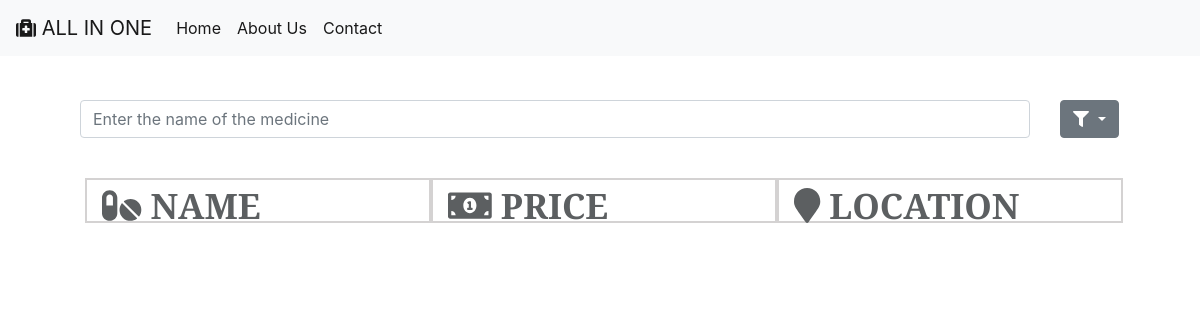
The app's page /order_medicine/, older data.
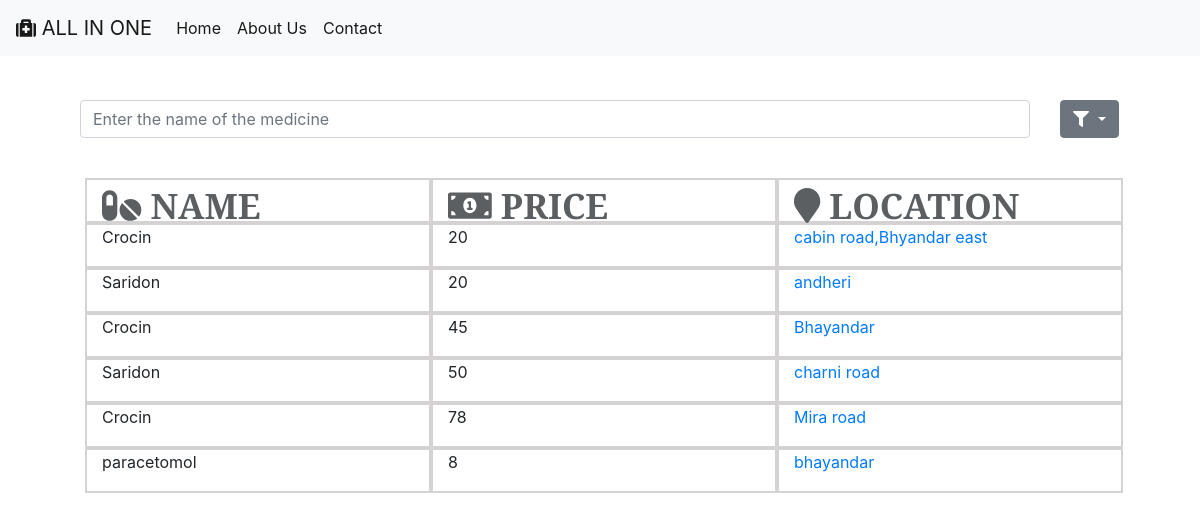
The same page, newer data.
### Hospital/models.py (models this page shows)
class Medicine(models.Model):
    name = models.CharField(max_length=250)
    price = models.CharField(max_length=250)
    location = models.CharField(max_length=250)

### Hospital/views.py (the view)
# urls.py: path(r'order_medicine/', views.order_medicine, name='order'),
def order_medicine(request):
    m = Medicine.objects.all().order_by('price')
    q = request.GET.get('search')
    if q:
        m = Medicine.objects.filter(
            Q(location__icontains=q) |
            Q(name__icontains=q)
        )
    return render(request,"Hospital/om.html",{'m': m})

### templates/Hospital/om.html (shortened to what this page needs)
<!DOCTYPE html>
<html>
<head>
    {%load static from staticfiles %}
	<link rel="stylesheet" type="text/css" href="https://maxcdn.bootstrapcdn.com/bootstrap/4.0.0/css/bootstrap.min.css">
	<link rel="stylesheet" type="text/css" href="{% static 'css/om.css' %}">
</head>
<body>
<nav class="navbar navbar-expand-lg navbar-light bg-light fixed-top">
  <a class="navbar-brand" href="#"><i class="fas fa-medkit"></i> ALL IN ONE</a>
  <div class="collapse navbar-collapse" id="navbarSupportedContent">
    <ul class="navbar-nav mr-auto">
      <li class="nav-item active">
        <a class="nav-link" href="#">Home <span class="sr-only">(current)</span></a>
      </li>
      <li class="nav-item active">
        <a class="nav-link" href="#">About Us <span class="sr-only">(current)</span></a>
      </li>
      <li class="nav-item active">
        <a class="nav-link" href="#">Contact <span class="sr-only">(current)</span></a>
      </li>
	</ul>
  </div>
</nav>
<form method="get" class="form-inline">
    <input name="search" class="form-control" type="search" placeholder="Enter the name of the medicine" style="width: 950px">
    <div class="dropdown">
  <button name="btn" class="btn btn-secondary dropdown-toggle" type="button" id="dropdownMenuButton" data-toggle="dropdown" aria-haspopup="true" aria-expanded="false">
    <i class="fas fa-filter"></i>
  </button>
	</div>
	<div class="table" style="margin-left: 20px">
		<div class="row" id="heading">
			<div class="col-xl-4 col-lg-4 col-md-4 col-sm-4"><strong><i class="fas fa-pills"></i> NAME</strong></div>
			<div class="col-xl-4 col-lg-4 col-md-4 col-sm-4"><strong><i class="fas fa-money-bill-alt"></i> PRICE</strong></div>
			<div class="col-xl-4 col-lg-4 col-md-4 col-sm-4"><strong><i class="fas fa-map-marker"></i> LOCATION</strong></div>
		</div>
        {% for medicine in m %}
		<div class="row">
			<div class="col-xl-4 col-lg-4 col-md-4 col-sm-4">{{medicine.name}}</div>
			<div class="col-xl-4 col-lg-4 col-md-4 col-sm-4">{{medicine.price}}</div>
            <div class="col-xl-4 col-lg-4 col-md-4 col-sm-4"><a href="{% url 'Hospital:location' medicine.location %}">{{medicine.location}}</a></div>
		</div>
        {% endfor %}
	</div>
  </form>
</body>
</html>

Row changes from the older to the newer data that the page shows:
added Medicine: name "Crocin", price "20", location "cabin road,Bhyandar east"
added Medicine: name "Saridon", price "20", location "andheri"
added Medicine: name "Crocin", price "45", location "Bhayandar"
added Medicine: name "Saridon", price "50", location "charni road"
added Medicine: name "Crocin", price "78", location "Mira road"
added Medicine: name "paracetomol", price "8", location "bhayandar"
